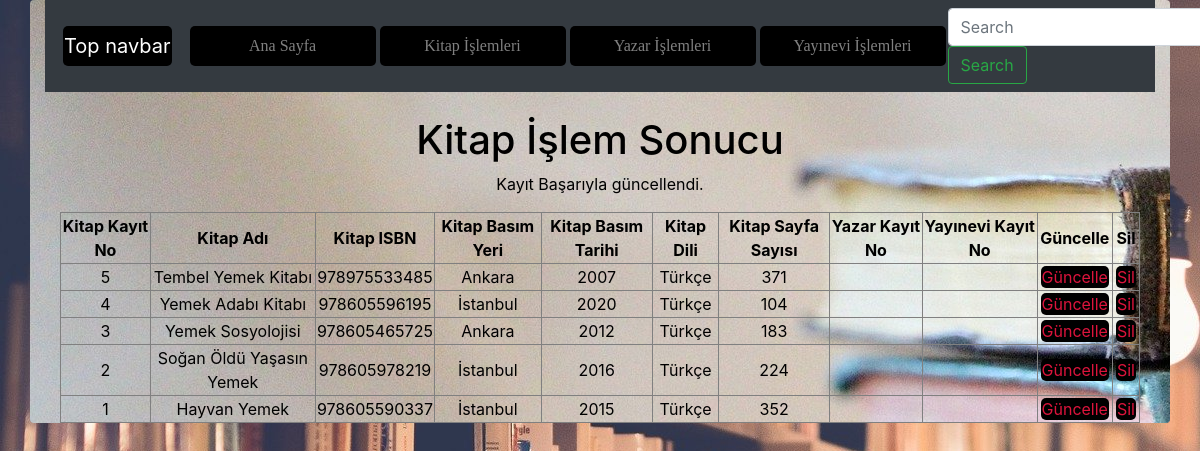
/meteozcan_final/kitap_guncellendi.php, run on an earlier commit of the app's database.
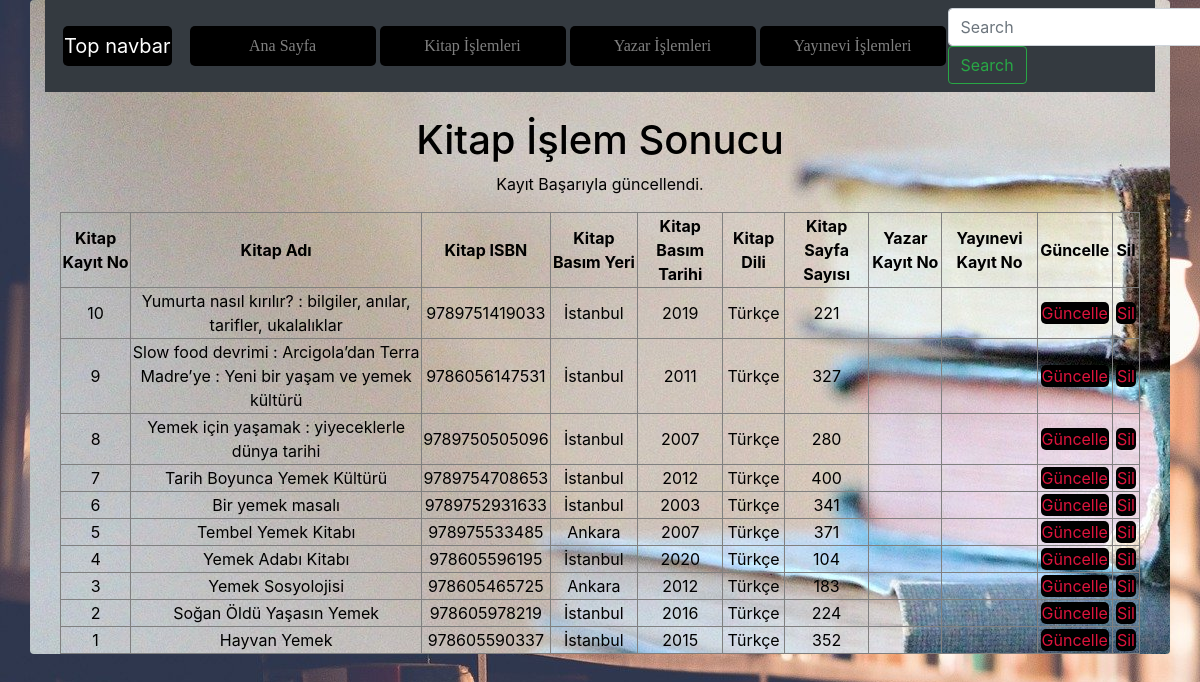
And on a later commit of the database.
### tables this page shows
CREATE TABLE `kitap` (
  `KitapKayitNo` smallint(6) NOT NULL COMMENT 'Kitap Tablosunun Ana Anahtarı',
  `KitapKayitTarih` timestamp NOT NULL DEFAULT current_timestamp() COMMENT 'Kitabın Veri Tabanına Kayıt Tarihi',
  `KitapAdi` varchar(250) NOT NULL COMMENT 'Kitabın Tam Adı',
  `KitapISBN` varchar(13) NOT NULL COMMENT 'Kitabın ISBN numarası',
  `KitapBasimYeri` varchar(100) NOT NULL COMMENT 'Kitabın Basım Yeri',
  `KitapBasimTarih` year(4) NOT NULL COMMENT 'Kitabın Basıldığı Tarih',
  `KitapDili` varchar(25) NOT NULL COMMENT 'Kitabın Dili',
  `KitapSayfaSayisi` int(10) NOT NULL COMMENT 'Kitabın Sayfa Sayısı'
);

### meteozcan_final/kitap_guncellendi.php (the view, shortened to what this page needs)
<?php
    require_once("baglanti.php");
    $KitapKayitNo = mysqli_real_escape_string($baglanti, $_POST['KitapKayitNo']);
    $KitapAdi = mysqli_real_escape_string($baglanti, $_POST['KitapAdi']);
    $KitapISBN = mysqli_real_escape_string($baglanti, $_POST['KitapISBN']);
    $KitapBasimYeri = mysqli_real_escape_string($baglanti, $_POST['KitapBasimYeri']);
    $KitapBasimTarih = mysqli_real_escape_string($baglanti, $_POST['KitapBasimTarih']);
    $KitapDili = mysqli_real_escape_string($baglanti, $_POST['KitapDili']);
    $KitapSayfaSayisi = mysqli_real_escape_string($baglanti, $_POST['KitapSayfaSayisi']);
    $YazarKayitNo = mysqli_real_escape_string($baglanti, $_POST['YazarKayitNo']);
    $YayinEviKayitNo = mysqli_real_escape_string($baglanti, $_POST['YayinEviKayitNo']);
    $sorgu = "UPDATE kitap SET KitapAdi = '$KitapAdi', KitapISBN = '$KitapISBN', KitapBasimYeri = '$KitapBasimYeri', KitapBasimTarih = '$KitapBasimTarih', KitapDili = '$KitapDili', KitapSayfaSayisi = '$KitapSayfaSayisi', YazarKayitNo = '$YazarKayitNo', YayinEviKayitNo = '$YayinEviKayitNo' WHERE KitapKayitNo = $KitapKayitNo";
    if (mysqli_query($baglanti, $sorgu)) {
        $islemSonuc = "Kayıt Başarıyla güncellendi.";
    } else {
        $islemSonuc = "Hata: " . $sorgu . "<br>" . mysqli_error($baglanti);
    }
    $sorgu = mysqli_query($baglanti, "SELECT * FROM kitap ORDER BY KitapKayitNo DESC");
?>
<!DOCTYPE html>
<html lang="tr"><head><meta http-equiv="Content-Type" content="text/html; charset=UTF-8">
<link href="bootstrap.min.css" rel="stylesheet">
<link href="bs1.css" rel="stylesheet">
    <link href="./katalog_files/navbar-top.css" rel="stylesheet">
  </head>
  <body>
<div id="divone" class="container rounded">
    <nav class="navbar navbar-expand-md navbar-dark bg-dark mb-4">
  <a class="navbar-brand" href="https://getbootstrap.com/docs/4.4/examples/navbar-static/#">Top navbar</a>
  <div class="collapse navbar-collapse" id="navbarCollapse">
    <ul class="navbar-nav mr-auto">
      <li class="nav-item">
        <a class="nav-link" href="index.php">Ana Sayfa </a>
      </li>
      <li class="nav-item">
        <a class="nav-link" href="kitap.php">Kitap İşlemleri</a>
      </li>
      <li class="nav-item">
        <a class="nav-link" href="yazar.php">Yazar İşlemleri</a>
      </li>
      <li class="nav-item">
        <a class="nav-link" href="yayinevi.php">Yayınevi İşlemleri</a>
      </li>
    </ul>
    <form class="form-inline mt-2 mt-md-0">
      <input class="form-control mr-sm-2" type="text" placeholder="Search" aria-label="Search">
      <button class="btn btn-outline-success my-2 my-sm-0" type="submit">Search</button>
    </form>
  </div>
</nav>
<main role="main" class="container">
<h1>Kitap İşlem Sonucu</h1>
<p><?php echo $islemSonuc; ?></p>
<?php
echo("<table border=1>");
    echo("<tr>");
    echo("<td><b>Kitap Kayıt No</b></td>");
    echo("<td><b>Kitap Adı</b></td>");
    echo("<td><b>Kitap ISBN</b></td>");
    echo("<td><b>Kitap Basım Yeri</b></td>");
    echo("<td><b>Kitap Basım Tarihi</b></td>");
    echo("<td><b>Kitap Dili</b></td>");
    echo("<td><b>Kitap Sayfa Sayısı</b></td>");
    echo("<td><b>Yazar Kayıt No</b></td>");
    echo("<td><b>Yayınevi Kayıt No</b></td>");
    echo("<td><b>Güncelle</b></td>");
    echo("<td><b>Sil</b></td>");
    echo("</tr>");
while($satir = mysqli_fetch_assoc($sorgu)){
    echo("<tr>");
    echo("<td>".$satir["KitapKayitNo"]."</td>");
    echo("<td>".$satir["KitapAdi"]."</td>");
    echo("<td>".$satir["KitapISBN"]."</td>");
    echo("<td>".$satir["KitapBasimYeri"]."</td>");
    echo("<td>".$satir["KitapBasimTarih"]."</td>");
    echo("<td>".$satir["KitapDili"]."</td>");
    echo("<td>".$satir["KitapSayfaSayisi"]."</td>");
    echo("<td>".$satir["YazarKayitNo"]."</td>");
    echo("<td>".$satir["YayinEviKayitNo"]."</td>");
    echo("<td><a href='kitapguncellenecek.php?KitapKayitNo=".$satir["KitapKayitNo"]."'>Güncelle</a></td>");
    echo("<td><a href='kitapsil.php?KitapKayitNo=".$satir["KitapKayitNo"]."'>Sil</a></td>");
    echo("</tr>");
            }
echo("</table>");
?>
</main>
      </div>
</body></html>

What changed in the data, as far as the page shows it:
added kitap: KitapKayitNo "10", KitapAdi "Yumurta nasıl kırılır? : bilgiler, anılar, tarifler, ukalalıklar", KitapISBN "9789751419033", KitapBasimYeri "İstanbul", KitapBasimTarih "2019", KitapDili "Türkçe", KitapSayfaSayisi "221"
added kitap: KitapKayitNo "9", KitapAdi "Slow food devrimi : Arcigola’dan Terra Madre’ye : Yeni bir yaşam ve yemek kültürü", KitapISBN "9786056147531", KitapBasimYeri "İstanbul", KitapBasimTarih "2011", KitapDili "Türkçe", KitapSayfaSayisi "327"
added kitap: KitapKayitNo "8", KitapAdi "Yemek için yaşamak : yiyeceklerle dünya tarihi", KitapISBN "9789750505096", KitapBasimYeri "İstanbul", KitapBasimTarih "2007", KitapDili "Türkçe", KitapSayfaSayisi "280"
added kitap: KitapKayitNo "7", KitapAdi "Tarih Boyunca Yemek Kültürü", KitapISBN "9789754708653", KitapBasimYeri "İstanbul", KitapBasimTarih "2012", KitapDili "Türkçe", KitapSayfaSayisi "400"
added kitap: KitapKayitNo "6", KitapAdi "Bir yemek masalı", KitapISBN "9789752931633", KitapBasimYeri "İstanbul", KitapBasimTarih "2003", KitapDili "Türkçe", KitapSayfaSayisi "341"
